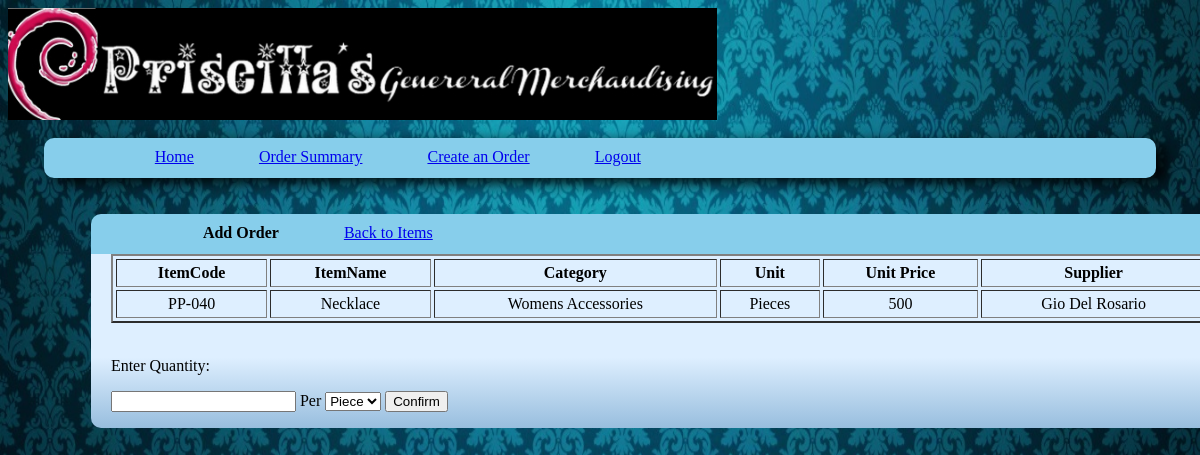
The app's page /add_order.php?id=40 (signed in) with its own data.
### tables this page shows
CREATE TABLE IF NOT EXISTS `items` (
  `itemcode` int(11) NOT NULL AUTO_INCREMENT,
  `itemname` varchar(50) NOT NULL,
  `desc` text NOT NULL,
  `unit` varchar(50) NOT NULL,
  `category` varchar(75) NOT NULL,
  `unitprice` float NOT NULL,
  `sellingprice` float NOT NULL,
  `quantity` int(11) NOT NULL,
  `supplier` varchar(150) NOT NULL,
  `damaged` varchar(30) NOT NULL,
  `numberofdamaged` int(11) NOT NULL,
  `date_recieved` date NOT NULL,
  PRIMARY KEY (`itemcode`)
);

### add_order.php (the view, shortened to what this page needs)
<html>
<head>
	<link rel="stylesheet" href="style-admin.css" />
</head>
<body>
	<img src="images/header.jpg"/><br/><Br/>
		<div class="header">
			<div class="tab1">
				<div class="tab2"><a href="clientportal.php">Home</a></div>
				<div class="tab2"><a href="order_summary.php">Order Summary</a></div>
				<div class="tab2"><a href="order_create.php">Create an Order</a></div>
				<div class="tab2"><a href="logout.php">Logout</a></div>
			</div>
		</div>
		<div id="container">
			<div id="upper-tab">
				<div id="crud-item">
					<form action="order_create.php" method="POST">
						<div class="tab-cont"><strong>Add Order</strong></div>
						<div class="tab-cont"><a href="order_create.php">Back to Items</a></div>
					</form>
				</div>
			</div>
			<div id="item-names">
				<table BORDER="2"    WIDTH="100%"   CELLPADDING="4" CELLSPACING="3">
				<TR>
					<TH>ItemCode</TH>
					<TH>ItemName</TH>
					<TH>Category</TH>
					<TH>Unit</TH>
					<TH>Unit Price</TH>
					<TH>Supplier</TH>
				</TR>
				<?php
					$id = $_GET['id'];
					$query = mysql_query("Select * from items WHERE itemcode='$id'");
					while($row = mysql_fetch_assoc($query)){
						Print "<TR>";
							$len = strlen($row['itemcode']);
						if($len == 1){
							Print '<TD Align = "Center">PP-00'.$row['itemcode'].'</TD>';
						}
						else if($len == 2){
							Print '<TD Align = "Center">PP-0'.$row['itemcode'].'</TD>';
						}
						else{
							Print '<TD Align = "Center">PP-'.$row['itemcode'].'</TD>';
						}
							Print '<TD Align = "Center">'.$row['itemname'].'</TD>';
							Print '<TD Align = "Center">'.$row['category'].'</TD>';
							Print '<TD Align = "Center">'.$row['unit'].'</TD>';
							Print '<TD Align = "Center">'.$row['unitprice'].'</TD>';
							Print '<TD Align = "Center">'.$row['supplier'].'</TD>';
						Print "</TR>";
					}
				?>
				</table>
				<br/>
				<p>Enter Quantity:</p>
				<form action="confirm_order.php" method="POST">
					<input type="number" name="quantity"/> Per
					<select name="unit">
						<option>Piece</option>
					</select>
					<input type="submit" value="Confirm"/>
				</form>
			</div>
		</div>
</body>
</html>

### style-admin.css (style rules this page uses)
body { background-image: url('images/background.jpg'); background-color: white; background-repeat: no-repeat; background-size: 100% 100%; }
.header { background-color: skyblue; border-radius: 10px 10px 10px 10px; box-shadow: 10px 5px 15px; height: 40px; margin-left: 3%; margin-right: 3%; }
.tab1 { float: left; margin-left: 10%; margin-top: 10px; display: block; }
.tab2 { float: left; margin-right: 65px; font-family: Verdana Rounded MT Bold; }
#container { background: rgb(222,239,255); background: -moz-linear-gradient(top, rgba(222,239,255,1) 67%, rgba(152,190,222,1) 100%); background: -webkit-gradient(linear, left top, left bottom, color-stop(67%,rgba(222,239,255,1)), color-stop(100%,rgba(152,190,222,1))); background: -webkit-linear-gradient(top, rgba(222,239,255,1) 67%,rgba(152,190,222,1) 100%); background: -o-linear-gradient(top, rgba(222,239,255,1) 67%,rgba(152,190,222,1) 100%); background: -ms-linear-gradient(top, rgba(222,239,255,1) 67%,rgba(152,190,222,1) 100%); background: linear-gradient(to bottom, rgba(222,239,255,1) 67%,rgba(152,190,222,1) 100%); filter: progid:DXImageTransform.Microsoft.gradient( startColorstr='#deefff', endColorstr='#98bede',GradientType=0 ); height: auto; width: 1120px; margin-top: 3%; margin-left: 7%; margin-right: 5%; border-radius: 15px 15px 10px 10px; float: left; font-family: Tahoma; }
#item-names { margin-left: 20px; }
#upper-tab { background-color: skyblue; height: 40px; width: 1120px; border-radius: 10px 10px 0 0; }
#crud-item { float: left; margin-left: 10%; margin-top: 10px; display: block; }
.tab-cont { float: left; margin-right: 65px; font-family: Verdana Rounded MT Bold; }

### records on screen
items: itemcode "40", itemname "Necklace", category "Womens Accessories", unit "Pieces", unitprice "500", supplier "Gio Del Rosario"
